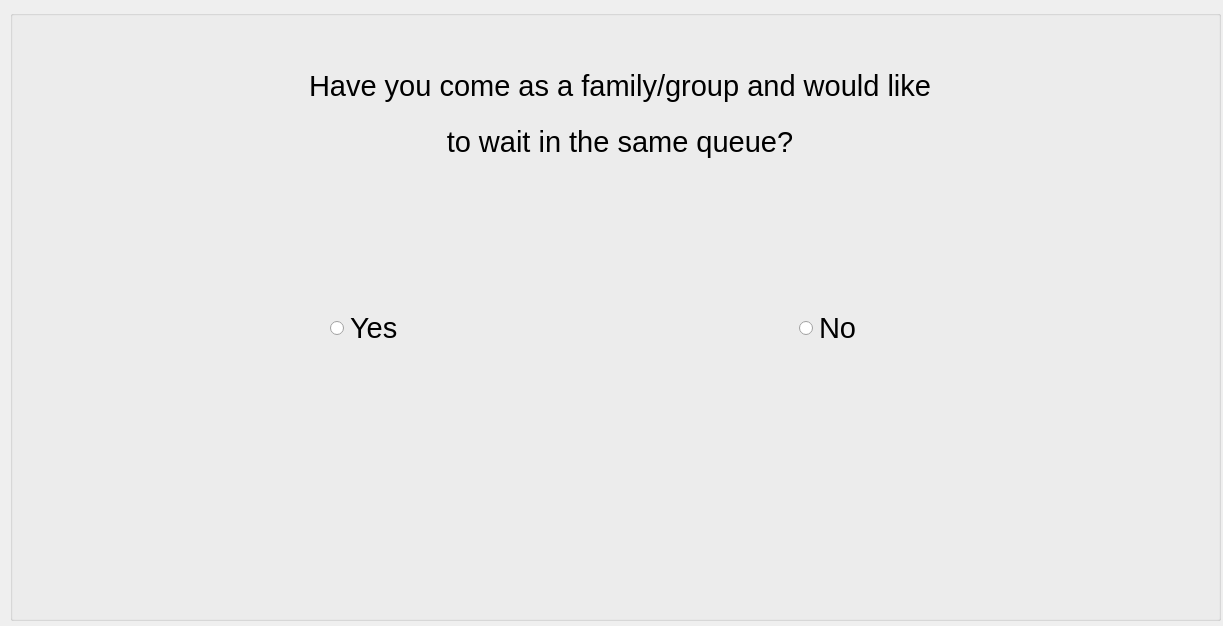
<?xml version="1.0" encoding="UTF-8"?>
<ui version="4.0">
 <class>H_ShiftFamYN</class>
 <widget class="QDialog" name="H_ShiftFamYN">
  <property name="geometry">
   <rect>
    <x>0</x>
    <y>0</y>
    <width>1223</width>
    <height>626</height>
   </rect>
  </property>
  <property name="windowTitle">
   <string>Dialog</string>
  </property>
  <widget class="QGroupBox" name="groupBox">
   <property name="geometry">
    <rect>
     <x>10</x>
     <y>10</y>
     <width>1211</width>
     <height>611</height>
    </rect>
   </property>
   <property name="title">
    <string/>
   </property>
   <widget class="QLabel" name="label_pic">
    <property name="geometry">
     <rect>
      <x>320</x>
      <y>350</y>
      <width>231</width>
      <height>151</height>
     </rect>
    </property>
    <property name="text">
     <string/>
    </property>
   </widget>
   <widget class="QLabel" name="label_pic2">
    <property name="geometry">
     <rect>
      <x>790</x>
      <y>350</y>
      <width>181</width>
      <height>151</height>
     </rect>
    </property>
    <property name="text">
     <string/>
    </property>
   </widget>
   <widget class="QWidget" name="layoutWidget">
    <property name="geometry">
     <rect>
      <x>210</x>
      <y>50</y>
      <width>800</width>
      <height>107</height>
     </rect>
    </property>
    <layout class="QVBoxLayout" name="verticalLayout">
     <item>
      <widget class="QLabel" name="label">
       <property name="font">
        <font>
         <pointsize>22</pointsize>
        </font>
       </property>
       <property name="text">
        <string>Have you come as a family/group and would like</string>
       </property>
       <property name="alignment">
        <set>Qt::AlignCenter</set>
       </property>
      </widget>
     </item>
     <item>
      <widget class="QLabel" name="label_2">
       <property name="font">
        <font>
         <pointsize>22</pointsize>
        </font>
       </property>
       <property name="text">
        <string>to wait in the same queue?</string>
       </property>
       <property name="alignment">
        <set>Qt::AlignCenter</set>
       </property>
      </widget>
     </item>
    </layout>
   </widget>
   <widget class="QWidget" name="layoutWidget_2">
    <property name="geometry">
     <rect>
      <x>320</x>
      <y>290</y>
      <width>931</width>
      <height>57</height>
     </rect>
    </property>
    <layout class="QHBoxLayout" name="horizontalLayout">
     <item>
      <widget class="QRadioButton" name="Yes">
       <property name="font">
        <font>
         <pointsize>22</pointsize>
        </font>
       </property>
       <property name="text">
        <string>Yes</string>
       </property>
      </widget>
     </item>
     <item>
      <widget class="QRadioButton" name="No">
       <property name="font">
        <font>
         <pointsize>22</pointsize>
        </font>
       </property>
       <property name="text">
        <string>No</string>
       </property>
      </widget>
     </item>
    </layout>
   </widget>
  </widget>
 </widget>
 <resources/>
 <connections/>
</ui>
